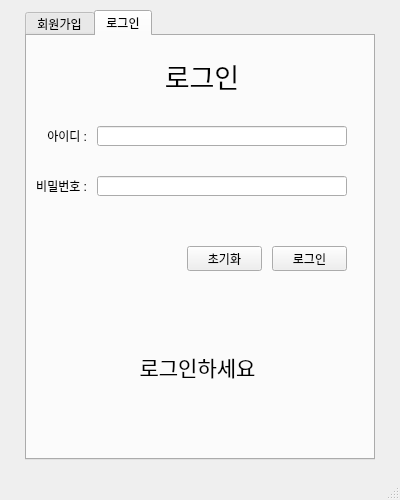
<?xml version="1.0" encoding="UTF-8"?>
<ui version="4.0">
 <class>MainWindow</class>
 <widget class="QMainWindow" name="MainWindow">
  <property name="geometry">
   <rect>
    <x>0</x>
    <y>0</y>
    <width>400</width>
    <height>500</height>
   </rect>
  </property>
  <property name="windowTitle">
   <string>MainWindow</string>
  </property>
  <widget class="QWidget" name="centralwidget">
   <widget class="QTabWidget" name="tabWidget">
    <property name="geometry">
     <rect>
      <x>25</x>
      <y>10</y>
      <width>350</width>
      <height>450</height>
     </rect>
    </property>
    <property name="currentIndex">
     <number>1</number>
    </property>
    <widget class="QWidget" name="tab">
     <attribute name="title">
      <string>회원가입</string>
     </attribute>
     <widget class="QLabel" name="label_6">
      <property name="geometry">
       <rect>
        <x>10</x>
        <y>290</y>
        <width>60</width>
        <height>20</height>
       </rect>
      </property>
      <property name="text">
       <string>주소지 :</string>
      </property>
      <property name="alignment">
       <set>Qt::AlignRight|Qt::AlignTrailing|Qt::AlignVCenter</set>
      </property>
     </widget>
     <widget class="QLineEdit" name="phone_edit">
      <property name="geometry">
       <rect>
        <x>80</x>
        <y>240</y>
        <width>260</width>
        <height>20</height>
       </rect>
      </property>
     </widget>
     <widget class="QLineEdit" name="memberid_edit">
      <property name="geometry">
       <rect>
        <x>80</x>
        <y>90</y>
        <width>200</width>
        <height>20</height>
       </rect>
      </property>
     </widget>
     <widget class="QLineEdit" name="password_edit">
      <property name="geometry">
       <rect>
        <x>80</x>
        <y>140</y>
        <width>260</width>
        <height>20</height>
       </rect>
      </property>
     </widget>
     <widget class="QLineEdit" name="age_edit">
      <property name="geometry">
       <rect>
        <x>80</x>
        <y>340</y>
        <width>260</width>
        <height>20</height>
       </rect>
      </property>
     </widget>
     <widget class="QLabel" name="label_2">
      <property name="geometry">
       <rect>
        <x>10</x>
        <y>90</y>
        <width>60</width>
        <height>20</height>
       </rect>
      </property>
      <property name="text">
       <string>아이디 :</string>
      </property>
      <property name="alignment">
       <set>Qt::AlignRight|Qt::AlignTrailing|Qt::AlignVCenter</set>
      </property>
     </widget>
     <widget class="QLabel" name="label_3">
      <property name="geometry">
       <rect>
        <x>10</x>
        <y>140</y>
        <width>60</width>
        <height>20</height>
       </rect>
      </property>
      <property name="text">
       <string>비밀번호 :</string>
      </property>
      <property name="alignment">
       <set>Qt::AlignRight|Qt::AlignTrailing|Qt::AlignVCenter</set>
      </property>
     </widget>
     <widget class="QPushButton" name="check_btn">
      <property name="geometry">
       <rect>
        <x>280</x>
        <y>90</y>
        <width>60</width>
        <height>20</height>
       </rect>
      </property>
      <property name="text">
       <string>중복확인</string>
      </property>
     </widget>
     <widget class="QLabel" name="label">
      <property name="geometry">
       <rect>
        <x>25</x>
        <y>10</y>
        <width>300</width>
        <height>40</height>
       </rect>
      </property>
      <property name="font">
       <font>
        <family>HY궁서B</family>
        <pointsize>20</pointsize>
       </font>
      </property>
      <property name="text">
       <string>회원가입</string>
      </property>
      <property name="alignment">
       <set>Qt::AlignCenter</set>
      </property>
     </widget>
     <widget class="QLabel" name="label_4">
      <property name="geometry">
       <rect>
        <x>10</x>
        <y>190</y>
        <width>60</width>
        <height>20</height>
       </rect>
      </property>
      <property name="text">
       <string>이름 :</string>
      </property>
      <property name="alignment">
       <set>Qt::AlignRight|Qt::AlignTrailing|Qt::AlignVCenter</set>
      </property>
     </widget>
     <widget class="QLabel" name="label_7">
      <property name="geometry">
       <rect>
        <x>10</x>
        <y>340</y>
        <width>60</width>
        <height>20</height>
       </rect>
      </property>
      <property name="text">
       <string>나이 :</string>
      </property>
      <property name="alignment">
       <set>Qt::AlignRight|Qt::AlignTrailing|Qt::AlignVCenter</set>
      </property>
     </widget>
     <widget class="QLineEdit" name="name_edit">
      <property name="geometry">
       <rect>
        <x>80</x>
        <y>190</y>
        <width>260</width>
        <height>20</height>
       </rect>
      </property>
     </widget>
     <widget class="QLineEdit" name="address_edit">
      <property name="geometry">
       <rect>
        <x>80</x>
        <y>290</y>
        <width>260</width>
        <height>20</height>
       </rect>
      </property>
     </widget>
     <widget class="QPushButton" name="clear_btn">
      <property name="geometry">
       <rect>
        <x>170</x>
        <y>400</y>
        <width>80</width>
        <height>25</height>
       </rect>
      </property>
      <property name="text">
       <string>지우기</string>
      </property>
     </widget>
     <widget class="QPushButton" name="join_btn">
      <property name="geometry">
       <rect>
        <x>260</x>
        <y>400</y>
        <width>80</width>
        <height>25</height>
       </rect>
      </property>
      <property name="text">
       <string>회원가입</string>
      </property>
     </widget>
     <widget class="QLabel" name="label_5">
      <property name="geometry">
       <rect>
        <x>10</x>
        <y>240</y>
        <width>60</width>
        <height>20</height>
       </rect>
      </property>
      <property name="text">
       <string>연락처 :</string>
      </property>
      <property name="alignment">
       <set>Qt::AlignRight|Qt::AlignTrailing|Qt::AlignVCenter</set>
      </property>
     </widget>
    </widget>
    <widget class="QWidget" name="tab_2">
     <attribute name="title">
      <string>로그인</string>
     </attribute>
     <widget class="QLabel" name="label_8">
      <property name="geometry">
       <rect>
        <x>25</x>
        <y>20</y>
        <width>300</width>
        <height>40</height>
       </rect>
      </property>
      <property name="font">
       <font>
        <family>HY궁서B</family>
        <pointsize>20</pointsize>
       </font>
      </property>
      <property name="text">
       <string>로그인</string>
      </property>
      <property name="alignment">
       <set>Qt::AlignCenter</set>
      </property>
     </widget>
     <widget class="QLineEdit" name="ID_edit">
      <property name="geometry">
       <rect>
        <x>70</x>
        <y>90</y>
        <width>250</width>
        <height>20</height>
       </rect>
      </property>
     </widget>
     <widget class="QLineEdit" name="PW_edit">
      <property name="geometry">
       <rect>
        <x>70</x>
        <y>140</y>
        <width>250</width>
        <height>20</height>
       </rect>
      </property>
     </widget>
     <widget class="QLabel" name="label_9">
      <property name="geometry">
       <rect>
        <x>0</x>
        <y>90</y>
        <width>60</width>
        <height>20</height>
       </rect>
      </property>
      <property name="text">
       <string>아이디 :</string>
      </property>
      <property name="alignment">
       <set>Qt::AlignRight|Qt::AlignTrailing|Qt::AlignVCenter</set>
      </property>
     </widget>
     <widget class="QLabel" name="label_10">
      <property name="geometry">
       <rect>
        <x>0</x>
        <y>140</y>
        <width>60</width>
        <height>20</height>
       </rect>
      </property>
      <property name="text">
       <string>비밀번호 :</string>
      </property>
      <property name="alignment">
       <set>Qt::AlignRight|Qt::AlignTrailing|Qt::AlignVCenter</set>
      </property>
     </widget>
     <widget class="QPushButton" name="reset_btn">
      <property name="geometry">
       <rect>
        <x>160</x>
        <y>210</y>
        <width>75</width>
        <height>25</height>
       </rect>
      </property>
      <property name="text">
       <string>초기화</string>
      </property>
     </widget>
     <widget class="QPushButton" name="login_btn">
      <property name="geometry">
       <rect>
        <x>245</x>
        <y>210</y>
        <width>75</width>
        <height>25</height>
       </rect>
      </property>
      <property name="text">
       <string>로그인</string>
      </property>
     </widget>
     <widget class="QLabel" name="login_text">
      <property name="geometry">
       <rect>
        <x>30</x>
        <y>280</y>
        <width>281</width>
        <height>101</height>
       </rect>
      </property>
      <property name="font">
       <font>
        <family>Agency FB</family>
        <pointsize>16</pointsize>
       </font>
      </property>
      <property name="text">
       <string>로그인하세요</string>
      </property>
      <property name="alignment">
       <set>Qt::AlignCenter</set>
      </property>
     </widget>
    </widget>
   </widget>
  </widget>
  <widget class="QMenuBar" name="menubar">
   <property name="geometry">
    <rect>
     <x>0</x>
     <y>0</y>
     <width>400</width>
     <height>21</height>
    </rect>
   </property>
  </widget>
  <widget class="QStatusBar" name="statusbar"/>
 </widget>
 <resources/>
 <connections/>
</ui>
